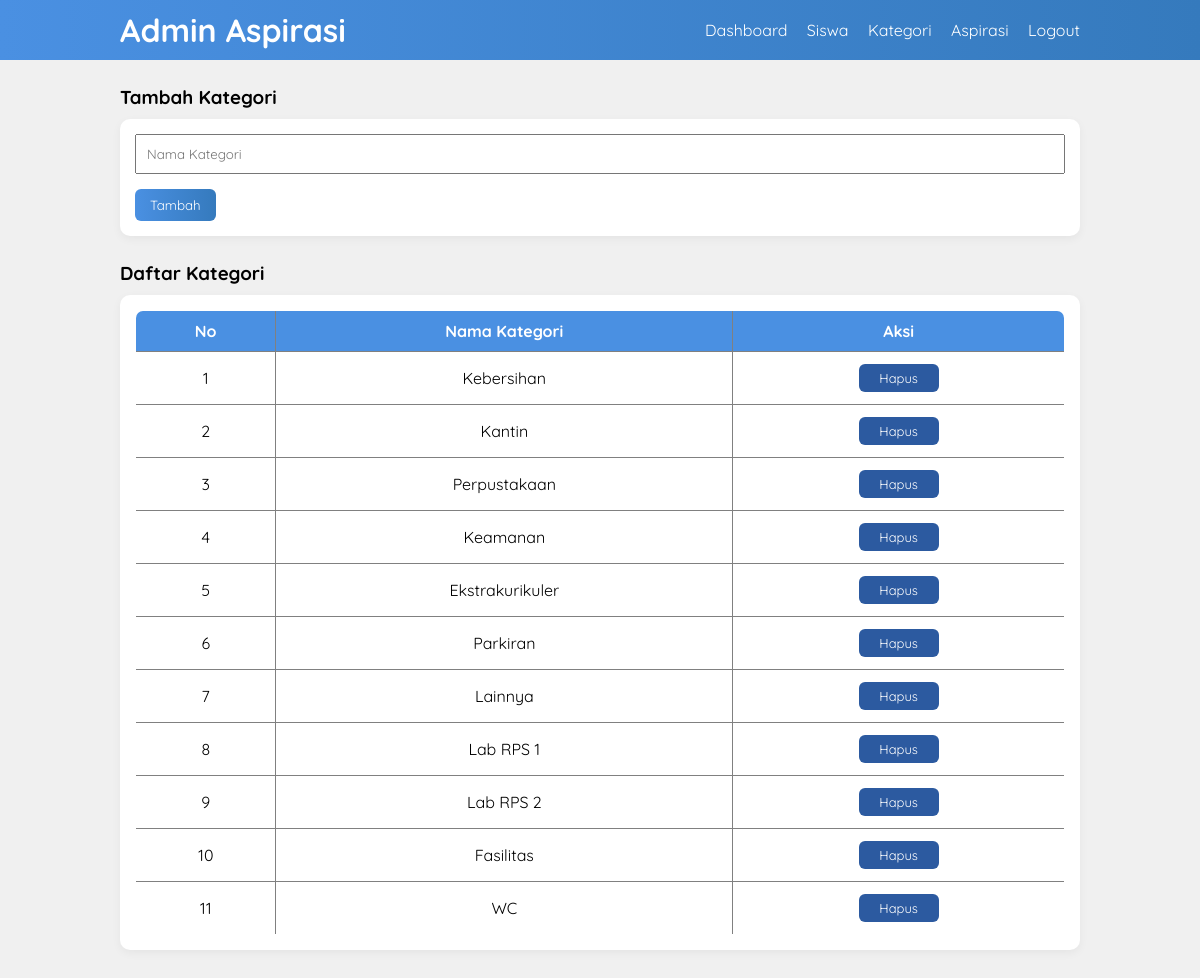
The page /Aspirasi-Siswa/kategori-admin.php (signed in) on the database its author committed.
### tables this page shows
CREATE TABLE `tb_kategori` (
  `id_kategori` int(11) NOT NULL,
  `ket_kategori` varchar(50) DEFAULT NULL
);

### Aspirasi-Siswa/kategori-admin.php (the view, shortened to what this page needs)
<?php
include 'db.php';
?>
<!DOCTYPE html>
<html>
<head>
    <link rel="stylesheet" href="css/style.css">
</head>
<body>
    <header>
        <div class="container">
            <h1>Admin Aspirasi</h1>
            <ul>
                <li><a href="dashboard-admin.php">Dashboard</a></li>
                <li><a href="siswa-admin.php">Siswa</a></li>
                <li><a href="kategori-admin.php">Kategori</a></li>
                <li><a href="aspirasi-admin.php">Aspirasi</a></li>
                <li><a href="logout.php">Logout</a></li>
            </ul>
        </div>
    </header>
    <div class="section">
        <div class="container">
            <h3>Tambah Kategori</h3>
            <div class="box">
                <form method="POST">
                    <input type="text" name="kategori" placeholder="Nama Kategori" class="input-control" required>
                    <input type="submit" name="tambah" value="Tambah" class="btn">
                </form>
            </div>
            <h3>Daftar Kategori</h3>
            <div class="box">
                <table border="1" class="table-center">
                    <tr>
                        <th>No</th>
                        <th>Nama Kategori</th>
                        <th>Aksi</th>
                    </tr>
                    <?php
                    $no = 1;
                    $q = mysqli_query($conn, "SELECT * FROM tb_kategori");
                    while ($r = mysqli_fetch_array($q)) {
                    ?>
                        <tr>
                            <td><?= $no++ ?></td>
                            <td><?= $r['ket_kategori'] ?></td>
                            <td>
                                <a href="?hapus=<?= $r['id_kategori'] ?>"
                                    onclick="return confirm('Yakin hapus kategori?') && confirm('PERINGATAN! Semua aspirasi dengan kategori ini akan ikut terhapus!')"
                                    class="btn-aksi btn-hapus">Hapus</a>
                            </td>
                        </tr>
                    <?php } ?>
                </table>
            </div>
        </div>
    </div>
</body>
</html>

### Aspirasi-Siswa/css/style.css (style rules this page uses)
* { padding: 0; margin: 0; font-family: 'Quicksand', sans-serif; }
body { background-color: #f0f0f0; }
a { color: inherit; text-decoration: none; }
.input-control { width: 100%; padding: 10px; margin-bottom: 15px; box-sizing: border-box; }
.btn { padding: 8px 15px; background: linear-gradient(90deg, #4A90E2, #357ABD); color: #fff; border: none; cursor: pointer; border-radius: 6px; transition: 0.3s; }
.btn-hapus { background-color: #2C5AA0; }
.btn-aksi { display: inline-block; color: #fff; width: 80px; text-align: center; padding: 6px 0; font-size: 13px; border-radius: 6px; transition: 0.3s; }
header { background: linear-gradient(90deg, #4A90E2, #357ABD); color: #fff; }
header h1 { float: left; padding: 10px 0; }
header ul { float: right; }
header ul li { display: inline-block; }
header ul li a { padding: 20px 0 20px 15px; display: inline-block; color: #fff; }
.container { width: 80%; margin: 0 auto; }
.container::after { content: ''; display: block; clear: both; }
.section { padding: 25px 0; }
.box { background-color: #fff; padding: 15px; margin: 10px 0 25px 0; border-radius: 10px; box-shadow: 0 3px 10px rgba(0,0,0,0.05); }
table { width: 100%; border-collapse: collapse; border-radius: 8px; overflow: hidden; }
table th { background-color: #4A90E2; color: #fff; padding: 10px; }
table td { padding: 12px 10px; }
.table-center th, .table-center td { text-align: center; }

### rows shown on the page
tb_kategori: ket_kategori "Kebersihan"
tb_kategori: ket_kategori "Kantin"
tb_kategori: ket_kategori "Perpustakaan"
tb_kategori: ket_kategori "Keamanan"
tb_kategori: ket_kategori "Ekstrakurikuler"
tb_kategori: ket_kategori "Parkiran"
tb_kategori: ket_kategori "Lainnya"
tb_kategori: ket_kategori "Lab RPS 1"
tb_kategori: ket_kategori "Lab RPS 2"
tb_kategori: ket_kategori "Fasilitas"
tb_kategori: ket_kategori "WC"
